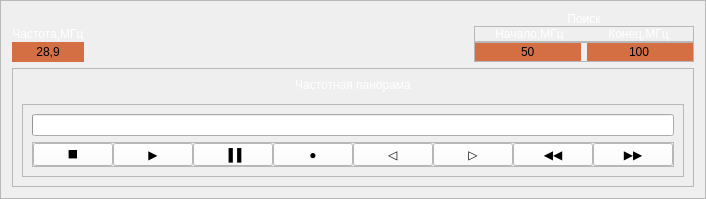
          <widget class="QFrame" name="frame_4">
           <property name="sizePolicy">
            <sizepolicy hsizetype="Preferred" vsizetype="Preferred">
             <horstretch>0</horstretch>
             <verstretch>0</verstretch>
            </sizepolicy>
           </property>
           <property name="frameShape">
            <enum>QFrame::StyledPanel</enum>
           </property>
           <property name="frameShadow">
            <enum>QFrame::Raised</enum>
           </property>
           <layout class="QVBoxLayout" name="verticalLayout_3">
            <item>
             <widget class="QWidget" name="widget_8" native="true">
              <property name="sizePolicy">
               <sizepolicy hsizetype="Preferred" vsizetype="Preferred">
                <horstretch>0</horstretch>
                <verstretch>0</verstretch>
               </sizepolicy>
              </property>
              <property name="styleSheet">
               <string notr="true"/>
              </property>
              <layout class="QGridLayout" name="gridLayout_4">
               <property name="leftMargin">
                <number>0</number>
               </property>
               <property name="topMargin">
                <number>0</number>
               </property>
               <property name="rightMargin">
                <number>0</number>
               </property>
               <property name="bottomMargin">
                <number>0</number>
               </property>
               <property name="spacing">
                <number>0</number>
               </property>
               <item row="3" column="3">
                <widget class="QFrame" name="frame_20">
                 <property name="sizePolicy">
                  <sizepolicy hsizetype="Preferred" vsizetype="Preferred">
                   <horstretch>0</horstretch>
                   <verstretch>0</verstretch>
                  </sizepolicy>
                 </property>
                 <property name="frameShape">
                  <enum>QFrame::StyledPanel</enum>
                 </property>
                 <property name="frameShadow">
                  <enum>QFrame::Raised</enum>
                 </property>
                 <layout class="QHBoxLayout" name="horizontalLayout_10">
                  <property name="leftMargin">
                   <number>0</number>
                  </property>
                  <property name="topMargin">
                   <number>0</number>
                  </property>
                  <property name="rightMargin">
                   <number>0</number>
                  </property>
                  <property name="bottomMargin">
                   <number>0</number>
                  </property>
                  <item>
                   <widget class="QLineEdit" name="lbl_search_low">
                    <property name="sizePolicy">
                     <sizepolicy hsizetype="Preferred" vsizetype="Preferred">
                      <horstretch>0</horstretch>
                      <verstretch>0</verstretch>
                     </sizepolicy>
                    </property>
                    <property name="styleSheet">
                     <string notr="true">background-color: rgb(212, 111, 68);
border-radius: 10px;
</string>
                    </property>
                    <property name="text">
                     <string>50</string>
                    </property>
                    <property name="alignment">
                     <set>Qt::AlignCenter</set>
                    </property>
                   </widget>
                  </item>
                  <item>
                   <widget class="QLineEdit" name="lbl_search_hight">
                    <property name="sizePolicy">
                     <sizepolicy hsizetype="Preferred" vsizetype="Preferred">
                      <horstretch>0</horstretch>
                      <verstretch>0</verstretch>
                     </sizepolicy>
                    </property>
                    <property name="styleSheet">
                     <string notr="true">background-color: rgb(212, 111, 68);
border-color: rgb(100, 100, 100);
border-radius: 10px;</string>
                    </property>
                    <property name="text">
                     <string>100</string>
                    </property>
                    <property name="alignment">
                     <set>Qt::AlignCenter</set>
                    </property>
                   </widget>
                  </item>
                 </layout>
                </widget>
               </item>
               <item row="0" column="3">
                <widget class="QLabel" name="l_begining_3">
                 <property name="sizePolicy">
                  <sizepolicy hsizetype="Preferred" vsizetype="Preferred">
                   <horstretch>0</horstretch>
                   <verstretch>0</verstretch>
                  </sizepolicy>
                 </property>
                 <property name="styleSheet">
                  <string notr="true">color: rgb(255, 255, 255);</string>
                 </property>
                 <property name="text">
                  <string>Поиск</string>
                 </property>
                 <property name="alignment">
                  <set>Qt::AlignCenter</set>
                 </property>
                </widget>
               </item>
               <item row="3" column="0">
                <widget class="QLabel" name="lbl_frequency">
                 <property name="sizePolicy">
                  <sizepolicy hsizetype="Preferred" vsizetype="Preferred">
                   <horstretch>0</horstretch>
                   <verstretch>0</verstretch>
                  </sizepolicy>
                 </property>
                 <property name="styleSheet">
                  <string notr="true">background-color: rgb(212, 111, 68)</string>
                 </property>
                 <property name="text">
                  <string>28,9</string>
                 </property>
                 <property name="alignment">
                  <set>Qt::AlignCenter</set>
                 </property>
                </widget>
               </item>
               <item row="2" column="3">
                <widget class="QFrame" name="frame_28">
                 <property name="sizePolicy">
                  <sizepolicy hsizetype="Preferred" vsizetype="Preferred">
                   <horstretch>0</horstretch>
                   <verstretch>0</verstretch>
                  </sizepolicy>
                 </property>
                 <property name="frameShape">
                  <enum>QFrame::StyledPanel</enum>
                 </property>
                 <property name="frameShadow">
                  <enum>QFrame::Raised</enum>
                 </property>
                 <layout class="QHBoxLayout" name="horizontalLayout_16">
                  <property name="spacing">
                   <number>0</number>
                  </property>
                  <property name="leftMargin">
                   <number>0</number>
                  </property>
                  <property name="topMargin">
                   <number>0</number>
                  </property>
                  <property name="rightMargin">
                   <number>0</number>
                  </property>
                  <property name="bottomMargin">
                   <number>0</number>
                  </property>
                  <item>
                   <widget class="QLabel" name="lbl_19">
                    <property name="sizePolicy">
                     <sizepolicy hsizetype="Preferred" vsizetype="Preferred">
                      <horstretch>0</horstretch>
                      <verstretch>0</verstretch>
                     </sizepolicy>
                    </property>
                    <property name="styleSheet">
                     <string notr="true">color: rgb(255, 255, 255);</string>
                    </property>
                    <property name="text">
                     <string>Начало,МГц</string>
                    </property>
                    <property name="alignment">
                     <set>Qt::AlignCenter</set>
                    </property>
                   </widget>
                  </item>
                  <item>
                   <widget class="QLabel" name="lbl_20">
                    <property name="sizePolicy">
                     <sizepolicy hsizetype="Preferred" vsizetype="Preferred">
                      <horstretch>0</horstretch>
                      <verstretch>0</verstretch>
                     </sizepolicy>
                    </property>
                    <property name="styleSheet">
                     <string notr="true">color: rgb(255, 255, 255);</string>
                    </property>
                    <property name="frameShadow">
                     <enum>QFrame::Sunken</enum>
                    </property>
                    <property name="text">
                     <string>Конец,МГц</string>
                    </property>
                    <property name="alignment">
                     <set>Qt::AlignCenter</set>
                    </property>
                   </widget>
                  </item>
                 </layout>
                </widget>
               </item>
               <item row="3" column="1">
                <spacer name="horizontalSpacer">
                 <property name="sizePolicy">
                  <sizepolicy hsizetype="Minimum" vsizetype="Minimum">
                   <horstretch>0</horstretch>
                   <verstretch>0</verstretch>
                  </sizepolicy>
                 </property>
                 <property name="orientation">
                  <enum>Qt::Horizontal</enum>
                 </property>
                 <property name="sizeHint" stdset="0">
                  <size>
                   <width>40</width>
                   <height>20</height>
                  </size>
                 </property>
                </spacer>
               </item>
               <item row="2" column="0">
                <widget class="QLabel" name="lbl_18">
                 <property name="sizePolicy">
                  <sizepolicy hsizetype="Preferred" vsizetype="Preferred">
                   <horstretch>0</horstretch>
                   <verstretch>0</verstretch>
                  </sizepolicy>
                 </property>
                 <property name="styleSheet">
                  <string notr="true">color: rgb(255, 255, 255);</string>
                 </property>
                 <property name="text">
                  <string>Частота,МГц</string>
                 </property>
                 <property name="alignment">
                  <set>Qt::AlignCenter</set>
                 </property>
                </widget>
               </item>
              </layout>
             </widget>
            </item>
            <item>
             <widget class="QFrame" name="frame_6">
              <property name="sizePolicy">
               <sizepolicy hsizetype="Preferred" vsizetype="Preferred">
                <horstretch>0</horstretch>
                <verstretch>0</verstretch>
               </sizepolicy>
              </property>
              <property name="frameShape">
               <enum>QFrame::StyledPanel</enum>
              </property>
              <property name="frameShadow">
               <enum>QFrame::Plain</enum>
              </property>
              <layout class="QVBoxLayout" name="verticalLayout_2" stretch="0,1,0">
               <item>
                <widget class="QLabel" name="lbl_17">
                 <property name="sizePolicy">
                  <sizepolicy hsizetype="Preferred" vsizetype="Preferred">
                   <horstretch>0</horstretch>
                   <verstretch>0</verstretch>
                  </sizepolicy>
                 </property>
                 <property name="styleSheet">
                  <string notr="true">color: rgb(255, 255, 255);
font: 20pt &quot;MS Shell Dlg 2&quot;;</string>
                 </property>
                 <property name="text">
                  <string>Частотная панорама</string>
                 </property>
                 <property name="alignment">
                  <set>Qt::AlignCenter</set>
                 </property>
                </widget>
               </item>
               <item>
                <widget class="QWidget" name="Twidget" native="true">
                 <property name="sizePolicy">
                  <sizepolicy hsizetype="Preferred" vsizetype="Preferred">
                   <horstretch>0</horstretch>
                   <verstretch>0</verstretch>
                  </sizepolicy>
                 </property>
                </widget>
               </item>
               <item>
                <widget class="QFrame" name="frame_7">
                 <property name="sizePolicy">
                  <sizepolicy hsizetype="Preferred" vsizetype="Preferred">
                   <horstretch>0</horstretch>
                   <verstretch>0</verstretch>
                  </sizepolicy>
                 </property>
                 <property name="frameShape">
                  <enum>QFrame::StyledPanel</enum>
                 </property>
                 <property name="frameShadow">
                  <enum>QFrame::Plain</enum>
                 </property>
                 <property name="lineWidth">
                  <number>200</number>
                 </property>
                 <property name="midLineWidth">
                  <number>200</number>
                 </property>
                 <layout class="QVBoxLayout" name="verticalLayout_5" stretch="0,1">
                  <item>
                   <widget class="QProgressBar" name="progressBar_2">
                    <property name="sizePolicy">
                     <sizepolicy hsizetype="Preferred" vsizetype="Preferred">
                      <horstretch>0</horstretch>
                      <verstretch>0</verstretch>
                     </sizepolicy>
                    </property>
                    <property name="value">
                     <number>0</number>
                    </property>
                    <property name="textVisible">
                     <bool>false</bool>
                    </property>
                    <property name="invertedAppearance">
                     <bool>false</bool>
                    </property>
                   </widget>
                  </item>
                  <item>
                   <widget class="QFrame" name="frame_11">
                    <property name="sizePolicy">
                     <sizepolicy hsizetype="Preferred" vsizetype="Preferred">
                      <horstretch>0</horstretch>
                      <verstretch>0</verstretch>
                     </sizepolicy>
                    </property>
                    <property name="accessibleName">
                     <string notr="true"/>
                    </property>
                    <property name="frameShape">
                     <enum>QFrame::StyledPanel</enum>
                    </property>
                    <property name="frameShadow">
                     <enum>QFrame::Raised</enum>
                    </property>
                    <layout class="QHBoxLayout" name="horizontalLayout_3" stretch="1,1,1,1,1,1,1,1">
                     <property name="spacing">
                      <number>0</number>
                     </property>
                     <property name="leftMargin">
                      <number>0</number>
                     </property>
                     <property name="topMargin">
                      <number>0</number>
                     </property>
                     <property name="rightMargin">
                      <number>0</number>
                     </property>
                     <property name="bottomMargin">
                      <number>0</number>
                     </property>
                     <item>
                      <widget class="QPushButton" name="btn_empty_2">
                       <property name="sizePolicy">
                        <sizepolicy hsizetype="Preferred" vsizetype="Preferred">
                         <horstretch>0</horstretch>
                         <verstretch>0</verstretch>
                        </sizepolicy>
                       </property>
                       <property name="cursor">
                        <cursorShape>PointingHandCursor</cursorShape>
                       </property>
                       <property name="styleSheet">
                        <string notr="true">background-color: rgb(255,255,255);</string>
                       </property>
                       <property name="text">
                        <string>⯀</string>
                       </property>
                      </widget>
                     </item>
                     <item>
                      <widget class="QPushButton" name="btn_empty_3">
                       <property name="sizePolicy">
                        <sizepolicy hsizetype="Preferred" vsizetype="Preferred">
                         <horstretch>0</horstretch>
                         <verstretch>0</verstretch>
                        </sizepolicy>
                       </property>
                       <property name="cursor">
                        <cursorShape>PointingHandCursor</cursorShape>
                       </property>
                       <property name="styleSheet">
                        <string notr="true">background-color: rgb(255,255,255);</string>
                       </property>
                       <property name="text">
                        <string>▶</string>
                       </property>
                      </widget>
                     </item>
                     <item>
                      <widget class="QPushButton" name="btn_empty_4">
                       <property name="sizePolicy">
                        <sizepolicy hsizetype="Preferred" vsizetype="Preferred">
                         <horstretch>0</horstretch>
                         <verstretch>0</verstretch>
                        </sizepolicy>
                       </property>
                       <property name="cursor">
                        <cursorShape>PointingHandCursor</cursorShape>
                       </property>
                       <property name="styleSheet">
                        <string notr="true">background-color: rgb(255,255,255);</string>
                       </property>
                       <property name="text">
                        <string>▐▐</string>
                       </property>
                      </widget>
                     </item>
                     <item>
                      <widget class="QPushButton" name="btn_empty_5">
                       <property name="sizePolicy">
                        <sizepolicy hsizetype="Preferred" vsizetype="Preferred">
                         <horstretch>0</horstretch>
                         <verstretch>0</verstretch>
                        </sizepolicy>
                       </property>
                       <property name="cursor">
                        <cursorShape>PointingHandCursor</cursorShape>
                       </property>
                       <property name="styleSheet">
                        <string notr="true">background-color: rgb(255,255,255)</string>
                       </property>
                       <property name="text">
                        <string>●</string>
                       </property>
                      </widget>
                     </item>
                     <item>
                      <widget class="QPushButton" name="btn_empty_6">
                       <property name="sizePolicy">
                        <sizepolicy hsizetype="Preferred" vsizetype="Preferred">
                         <horstretch>0</horstretch>
                         <verstretch>0</verstretch>
                        </sizepolicy>
                       </property>
                       <property name="cursor">
                        <cursorShape>PointingHandCursor</cursorShape>
                       </property>
                       <property name="styleSheet">
                        <string notr="true">background-color: rgb(255,255,255)</string>
                       </property>
                       <property name="text">
                        <string>◁</string>
                       </property>
                      </widget>
                     </item>
                     <item>
                      <widget class="QPushButton" name="btn_empty_7">
                       <property name="sizePolicy">
                        <sizepolicy hsizetype="Preferred" vsizetype="Preferred">
                         <horstretch>0</horstretch>
                         <verstretch>0</verstretch>
                        </sizepolicy>
                       </property>
                       <property name="cursor">
                        <cursorShape>PointingHandCursor</cursorShape>
                       </property>
                       <property name="styleSheet">
                        <string notr="true">background-color: rgb(255,255,255)</string>
                       </property>
                       <property name="text">
                        <string>▷</string>
                       </property>
                      </widget>
                     </item>
                     <item>
                      <widget class="QPushButton" name="btn_empty_8">
                       <property name="sizePolicy">
                        <sizepolicy hsizetype="Preferred" vsizetype="Preferred">
                         <horstretch>0</horstretch>
                         <verstretch>0</verstretch>
                        </sizepolicy>
                       </property>
                       <property name="cursor">
                        <cursorShape>PointingHandCursor</cursorShape>
                       </property>
                       <property name="styleSheet">
                        <string notr="true">background-color: rgb(255,255,255)</string>
                       </property>
                       <property name="text">
                        <string>◀◀</string>
                       </property>
                      </widget>
                     </item>
                     <item>
                      <widget class="QPushButton" name="btn_empty_9">
                       <property name="sizePolicy">
                        <sizepolicy hsizetype="Preferred" vsizetype="Preferred">
                         <horstretch>0</horstretch>
                         <verstretch>0</verstretch>
                        </sizepolicy>
                       </property>
                       <property name="cursor">
                        <cursorShape>PointingHandCursor</cursorShape>
                       </property>
                       <property name="styleSheet">
                        <string notr="true">background-color: rgb(255,255,255)</string>
                       </property>
                       <property name="text">
                        <string>▶▶</string>
                       </property>
                      </widget>
                     </item>
                    </layout>
                   </widget>
                  </item>
                 </layout>
                </widget>
               </item>
              </layout>
             </widget>
            </item>
           </layout>
          </widget>
